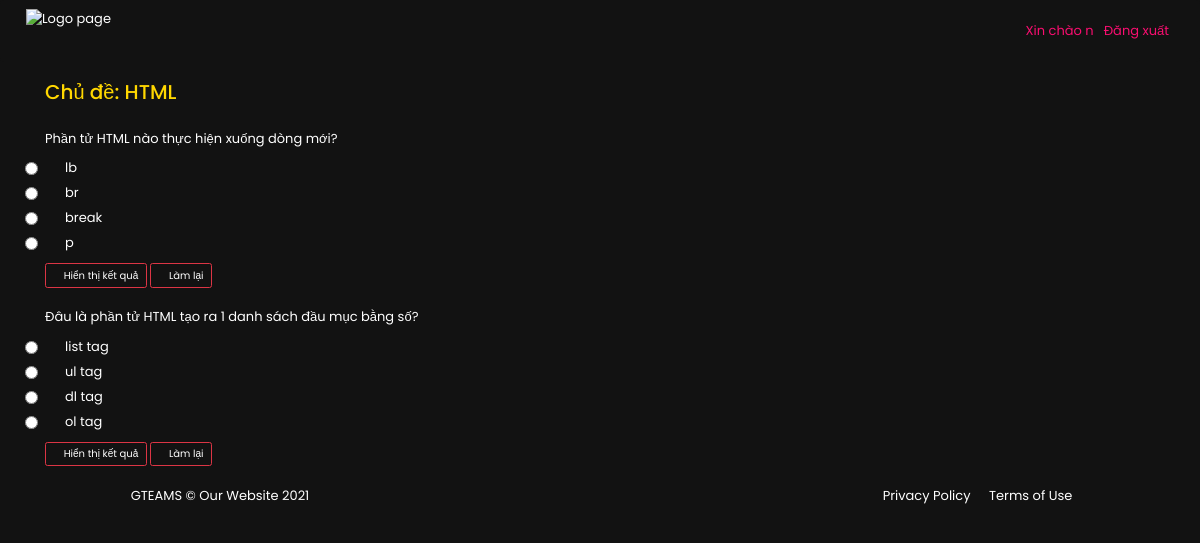
Page /GTEAMS/practice/HTML/ (signed in) on the committed database.
### GTEAMS_APP/models.py (models this page shows, shortened)
class Practice(models.Model):
    title=models.ForeignKey(Practice_title,on_delete=models.CASCADE)
    question=models.CharField(max_length=200)
    contentA=models.CharField(max_length=500)
    contentB=models.CharField(max_length=500)
    contentC=models.CharField(max_length=500)
    contentD=models.CharField(max_length=500)
    correctAnswer=models.CharField(max_length=500,null=True)
    c=models.ManyToManyField

### GTEAMS_APP/views.py (the view)
# urls.py: path('practice/<title>/',views.ShowQuestionsID, name='practiceID'),
def ShowQuestionsID(request,title):
    try:
        Content=Practice.objects.filter(title=title)
    except Practice.DoesNotExist:
        raise Http404("Practice doesnot exist")
    context= {'title':title,'question':Content}
    return render(request,'pages/practice2.html',context)

### GTEAMS_APP/templates/pages/practice2.html (shortened to what this page needs)
{% load static %}
<!DOCTYPE html>
<html lang="en">
<head>
    <link rel="stylesheet" href="https://maxcdn.bootstrapcdn.com/bootstrap/3.4.1/css/bootstrap.min.css">
    <link rel="stylesheet" href="https://maxcdn.bootstrapcdn.com/bootstrap/4.5.2/css/bootstrap.min.css">
    <link rel="stylesheet" href="{% static 'fonts/fontawesome-free-5.15.4-web/css/all.css'%}">
    <link rel="stylesheet" href="{% static 'css/practic.css'%}">
</head>
<body>
    <header id="header">
        <nav class="navbar navbar-expand-lg navbar-dark" style="background-color: #121212;">
            <a class="navbar-brand" href="#"><img src="{% static 'imgs/logo.png'%}" alt="Logo page" width="100" /></a>
                <div class="collapse navbar-collapse justify-content-end" id="navbarCollapse" style="background-color: #121212;">
                    <ul class="navbar-nav" style="background-color: #121212;">
                        {% if user.is_authenticated %}
                        <li class="nav-item">
                            <a class="nav-link" href="#">Xin chào {{ user.username }}</a>
                        </li>
                        <li class="nav-item">
                            <a class="nav-link" href="{% url 'logout' %}">Đăng xuất</a>
                        </li>
                        {% endif %}
                    </ul>
                </div>
        </nav>
    </header>
    <div class="container" >
        <h1 style="color: #FFD700; font-size: 20px;">Chủ đề: {{title}}</h1>
        {% if question %} {%for q in question%}
        <div class="block_query">
            <br id="questions"> {{q.question}}
        </div>
        <div>
            <div class="radio">
                <input id="optionA" type="radio" name="optradio{{q.id}}" value="{{q.contentA}}"><label for="optionA">{{q.contentA}}</label>
            </div>
            <div class="radio">
                <input id="optionB" type="radio" name="optradio{{q.id}}" value="{{q.contentB}}"><label for="optionB">{{q.contentB}}</label>
            </div>
            <div class="radio">
                <input id="optionC" type="radio" name="optradio{{q.id}}" value="{{q.contentC}}"><label for="optionC">{{q.contentC}}</label>
            </div>
            <div class="radio" id="d">
                <input id="optionD" type="radio" name="optradio{{q.id}}" value="{{q.contentD}}"><label for="optionD">{{q.contentD}}</label>
            </div>
            <a class="btn btn-danger" id="{{q.id}}" style="background-color: transparent;" href="#!" role="button">
                <i class="fas fa-check" style="color: yellowgreen;"></i>Hiển thị kết quả
            </a>
            <a class="btn btn-danger" id="buttonReset{{q.id}}" style="background-color: transparent;" href="#!" role="button">
                <i class="fas fa-pen" style="color: tomato;"></i>Làm lại
            </a>
        </div>
        {% endfor %} {% endif %}
        </div>
    <footer>
        <div class="container">
            <div class="text-center"><i class="fas fa-ellipsis-h"></i></div>
            <div class="row text-center">
                <div class="col-md-4 box">
                    <span class="copyright quick-links">GTEAMS &copy; Our Website <script>document.write(new Date().getFullYear())</script>
              </span>
                </div>
                <div class="col-md-4 box">
                    <ul class="list-inline social-buttons">
                        <li class="list-inline-item">
                            <a href="#">
                                <i class="fab fa-twitter"></i>
                            </a>
                        </li>
                        <li class="list-inline-item">
                            <a href="#">
                                <i class="fab fa-facebook-f"></i>
                            </a>
                        </li>
                        <li class="list-inline-item">
                            <a href="#">
                                <i class="fab fa-linkedin-in"></i>
                            </a>
                        </li>
                    </ul>
                </div>
                <div class="col-md-4 box">
                    <ul class="list-inline quick-links">
                        <li class="list-inline-item">
                            <a href="#">Privacy Policy</a>
                        </li>
                        <li class="list-inline-item">
                            <a href="#">Terms of Use</a>
                        </li>
                    </ul>
                </div>
            </div>
        </div>
    </footer>
</body>
</html>

### GTEAMS_APP/static/css/practic.css (style rules this page uses)
* { margin: 0; padding: 0; box-sizing: border-box; font-family: "Poppins", sans-serif; color: rgb(255, 255, 255); box-sizing: border-box; font-size: 13px; background-color: #121212; }
.navbar-dark .navbar-nav .nav-link { color: rgb(250, 14, 112); background-color: #121212; }
body { background-color: #121212 !important; }
header { margin: 0; padding: 0; height: 80px; }
a { text-decoration: none; color: white; }

### rows in the picture
Practice: question "Phần tử HTML nào thực hiện xuống dòng mới?", contentA "lb", contentB "br", contentC "break", contentD "p"
Practice: question "Đâu là phần tử HTML tạo ra 1 danh sách đầu mục bằng số?", contentA "list tag", contentB "ul tag", contentC "dl tag", contentD "ol tag"

### other values in the picture
{{ user.username }} "n"
{{ title }} "HTML"
